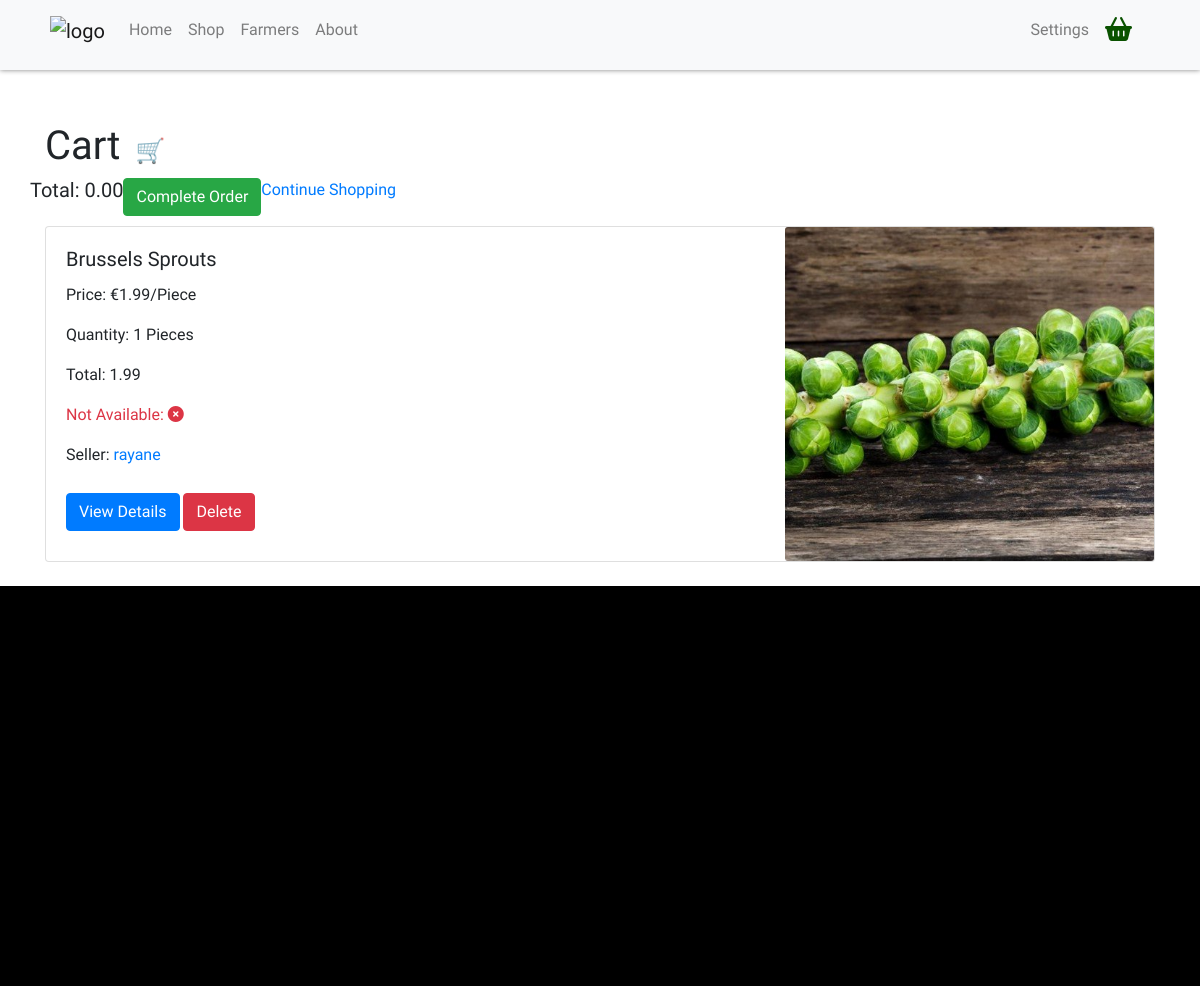
Screenshot of /cart/cart-items (signed in) with the database file from the repository.
### cart/models.py (models this page shows, shortened)
class Cart(models.Model):
    user = models.ForeignKey(User, on_delete=models.CASCADE)
    total = models.DecimalField(max_digits=10, decimal_places=2, default="0.00")

class CartItem(models.Model):
    cart = models.ForeignKey(Cart, on_delete=models.CASCADE)
    product = models.ForeignKey(Product, on_delete=models.CASCADE)
    quantity = models.PositiveIntegerField(default=1, blank=True, null=True)
    total = models.DecimalField(max_digits=10, decimal_places=2, default="0.00")

### products/models.py (models this page shows, shortened)
class Product(models.Model):
    UNIT_CHOICES = [
        ("kg", "Kilogram"),
        ("piece", "Piece"),
    ]
    name = models.CharField(max_length=200)
    categories = models.ManyToManyField(Category, related_name="products")
    description = models.TextField(blank=True, null=True)
    price = models.DecimalField(max_digits=10, decimal_places=2, default=1.99)
    unit = models.CharField(max_length=10, choices=UNIT_CHOICES)
    available = models.BooleanField(default=True)
    date = models.DateTimeField(auto_now_add=True)
    seller = models.ForeignKey(User, on_delete=models.CASCADE)
    image = models.ImageField(upload_to="images/")
    avg_rating = models.DecimalField(max_digits=2, decimal_places=1, default=0)
    fatsecret_id = models.IntegerField(blank=True, null=True)

### accounts/models.py (models this page shows, shortened)
class User(auth.models.AbstractUser):
    username = models.CharField(max_length=50, unique=True)
    is_farmer = models.BooleanField(default=False)
    farm_nr = models.CharField(max_length=200, null=True)
    address = models.CharField(max_length=300, null=True)
    city = models.CharField(max_length=200, null=True)
    state = models.CharField(max_length=50, null=True)
    zip_code = models.CharField(max_length=20, null=True)
    country = CountryField(null=True)
    phone_number = PhoneNumberField(blank=True, null=True)
    latitude = models.FloatField(blank=True, null=True)
    longitude = models.FloatField(blank=True, null=True)
    profile_pic = models.ImageField(upload_to="pfp/", blank=True, null=True, default="pfp/default.jpg")
    avg_rating = models.DecimalField(max_digits=2, decimal_places=1, default=0)
    bio = models.TextField(blank=True)
    class Meta:
        verbose_name = "Farmer"

### cart/views.py (the view)
# urls.py: path("cart-items", CartItemList.as_view(), name="cart_items"),
class CartItemList(SelectRelatedMixin, LoginRequiredMixin, ListView):
    model = CartItem
    select_related = ("user",)
    template_name = "cart/cart_list.html"
    context_object_name = "cart_items"
    def get_queryset(self):
        user_cart, created = Cart.objects.get_or_create(user=self.request.user)
        return CartItem.objects.filter(cart=user_cart)
    def get_context_data(self, **kwargs):
        context = super().get_context_data(**kwargs)
        user_cart = Cart.objects.get(user=self.request.user)
        context["cart"] = user_cart
        return context

### cart/templates/cart/cart_list.html (shortened to what this page needs)
{% extends "base.html" %}
{% load static %}
{% load bootstrap4 %}
{% block content %}
<link rel="stylesheet" href="{% static 'products/css/products.css' %}">
<div class="container">
    <div class="row">
        <div class="col-md-12">
            <h1>
                Cart
                <span class="cart-icon">&#128722;</span>
            </h1>
        </div>
    </div>
    {% if cart_items %}
        <div class="row">
            <h5>Total: {{ cart.total }}</h5>
            <a class="btn btn-success" href="{% url "orders:payment" %}">Complete Order</a>
            <a href="{% url "products:product_list" %}">Continue Shopping</a>
            {% for item in cart_items %}
                <div class="col-md-12 mb-4">
                    <div class="card h-100" data-rating={{ item.product.avg_rating }}>
                        <div class="row no-gutters">
                            <div class="col-md-8">
                                <div class="card-body">
                                    <h5 class="card-title">{{ item.product.name }}</h5>
                                    <p class="card-text">
                                        {% if item.product.unit == "piece" %}
                                            Price: €{{ item.product.price }}/Piece
                                        {% elif item.product.unit == "kg" %}
                                            Price: €{{ item.product.price }}/Kg
                                        {% endif %}
                                    </p>
                                    <p class="card-text qty">Quantity: {{ item.quantity }} {% if item.product.unit == "piece" %}Pieces{% elif item.product.unit == "kg" %}Kg{% endif %}</p>
                                    <p class="card-text qty">Total: {{ item.total }}</p>
                                    <p class="card-text">
                                        {% if item.product.available %}
                                            <span class="text-success">Available: <i class="fa-solid fa-circle-check"></i></span>
                                        {% else %}
                                            <span class="text-danger">Not Available: <i class="fa-solid fa-circle-xmark"></i></span>
                                        {% endif %}
                                    </p>
                                    <p class="card-text">Seller: <a href="{% url "accounts:user_detail" pk=item.product.seller.pk %}">{{ item.product.seller.username }}</a></p>
                                    <a href="{% url "products:product_detail" pk=item.product.pk %}" class="btn btn-primary">View Details</a>
                                    <button class="btn btn-danger add_to_cart" data-product-id={{ item.product.pk }} data-add-url="{% url "cart:remove_from_cart" pk=item.product.pk %}" data-unit={{ item.product.unit }} data-debug={{ item.product.pk }}>
                                        Delete
                                    </button>
                                </div>
                            </div>
                            <div class="col-md-4 ml-auto">
                                <img src="{{ item.product.image.url }}" class="card-img product-image" alt="{{ item.product.name }}">
                            </div>
                        </div>
                    </div>
                </div>
            {% endfor %}
        </div>
        {% else %}
            <p class="empty">No products available yet...</p>
        {% endif %}
    </div>
    {% endblock %}

### static/farmfresh/css/master.css (style rules this page uses)
body { font-family: 'Lexend', sans-serif; }

### products/static/products/css/products.css (style rules this page uses)
.container { padding-top: 0px; }

### cart/templates/cart/cart_list.html (style rules this page uses)
.container { padding-top: 50px; }
.cart-icon { font-size: 24px; margin-left: 5px; }
a { margin-bottom: 10px; }
.btn-primary { margin-top: 10px; }
.product-image { width: 100%; height: 100%; object-fit: cover; position: absolute; top: 0; left: 0; }

### rows the page displays
Cart: total "0.00"
CartItem: product.name "Brussels Sprouts", product.price "1.99", quantity "1", shows "Pieces", total "1.99", shows "Not Available:", product.seller.username "rayane", product.image (picture)
